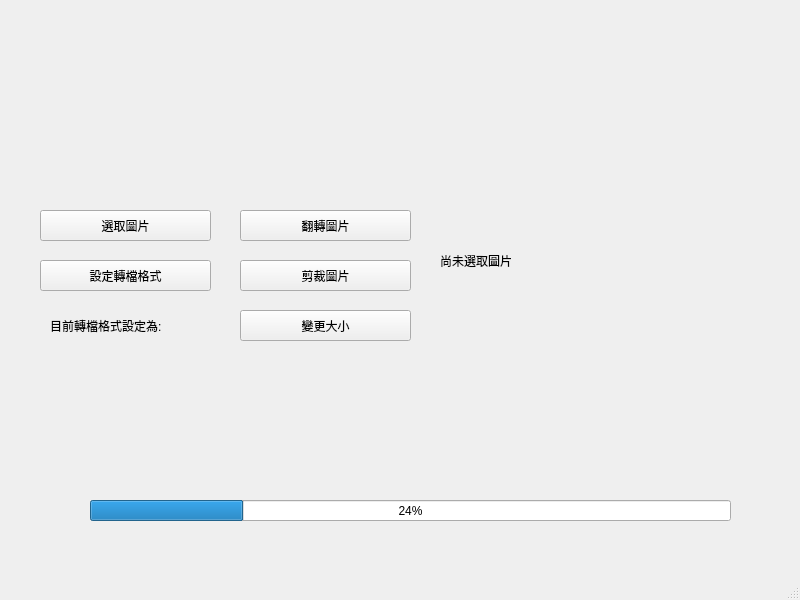
<?xml version="1.0" encoding="UTF-8"?>
<ui version="4.0">
 <class>MainWindow</class>
 <widget class="QMainWindow" name="MainWindow">
  <property name="geometry">
   <rect>
    <x>0</x>
    <y>0</y>
    <width>800</width>
    <height>600</height>
   </rect>
  </property>
  <property name="windowTitle">
   <string>批量圖片處理器 ver.0</string>
  </property>
  <widget class="QWidget" name="centralwidget">
   <widget class="QPushButton" name="mChooseBtn">
    <property name="geometry">
     <rect>
      <x>40</x>
      <y>210</y>
      <width>171</width>
      <height>31</height>
     </rect>
    </property>
    <property name="text">
     <string>選取圖片</string>
    </property>
   </widget>
   <widget class="QLabel" name="label">
    <property name="geometry">
     <rect>
      <x>440</x>
      <y>40</y>
      <width>321</width>
      <height>441</height>
     </rect>
    </property>
    <property name="text">
     <string>尚未選取圖片</string>
    </property>
   </widget>
   <widget class="QPushButton" name="mFlipBtn">
    <property name="geometry">
     <rect>
      <x>240</x>
      <y>210</y>
      <width>171</width>
      <height>31</height>
     </rect>
    </property>
    <property name="text">
     <string>翻轉圖片</string>
    </property>
   </widget>
   <widget class="QPushButton" name="mCutBtn">
    <property name="geometry">
     <rect>
      <x>240</x>
      <y>260</y>
      <width>171</width>
      <height>31</height>
     </rect>
    </property>
    <property name="text">
     <string>剪裁圖片</string>
    </property>
   </widget>
   <widget class="QPushButton" name="mResizeBtn">
    <property name="geometry">
     <rect>
      <x>240</x>
      <y>310</y>
      <width>171</width>
      <height>31</height>
     </rect>
    </property>
    <property name="text">
     <string>變更大小</string>
    </property>
   </widget>
   <widget class="QPushButton" name="mTypeBtn">
    <property name="geometry">
     <rect>
      <x>40</x>
      <y>260</y>
      <width>171</width>
      <height>31</height>
     </rect>
    </property>
    <property name="text">
     <string>設定轉檔格式</string>
    </property>
   </widget>
   <widget class="QLabel" name="mTypeHint">
    <property name="geometry">
     <rect>
      <x>50</x>
      <y>310</y>
      <width>171</width>
      <height>31</height>
     </rect>
    </property>
    <property name="text">
     <string>目前轉檔格式設定為: </string>
    </property>
   </widget>
   <widget class="QProgressBar" name="mTransBar">
    <property name="geometry">
     <rect>
      <x>90</x>
      <y>500</y>
      <width>641</width>
      <height>21</height>
     </rect>
    </property>
    <property name="value">
     <number>24</number>
    </property>
   </widget>
  </widget>
  <widget class="QMenuBar" name="menubar">
   <property name="geometry">
    <rect>
     <x>0</x>
     <y>0</y>
     <width>800</width>
     <height>21</height>
    </rect>
   </property>
  </widget>
  <widget class="QStatusBar" name="statusbar"/>
 </widget>
 <resources/>
 <connections/>
</ui>
